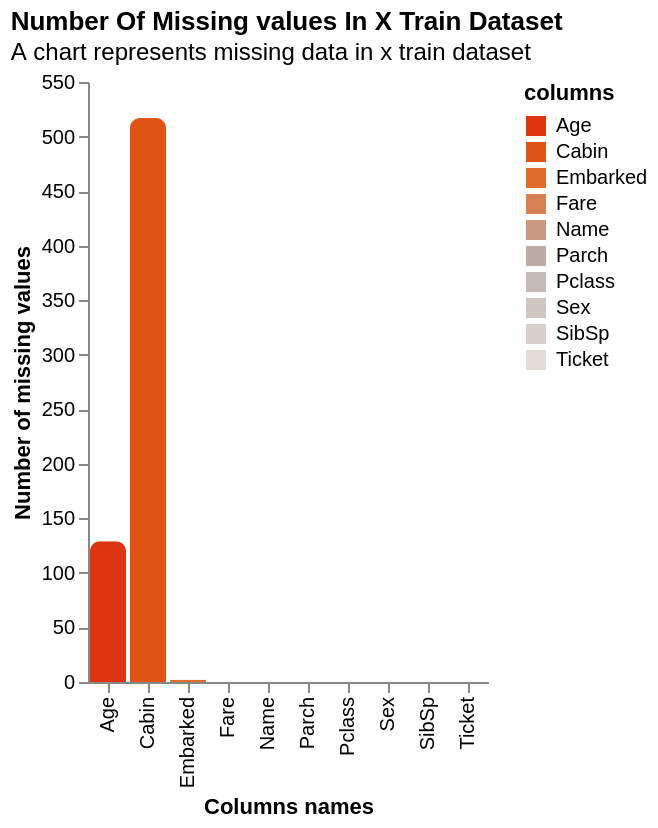

The code cell stored with this chart in its notebook:
### Code cell
plot_nan(train_x, name="x train dataset", only_nan=False)

### Figure 1 — Vega-Lite specification as saved in the notebook (floating-point values rounded to 4 significant figures)
{"$schema": "https://vega.github.io/schema/vega-lite/v5.20.1.json", "config": {"axis": {"grid": false}, "view": {"continuousHeight": 300, "continuousWidth": 300, "stroke": null}}, "data": {"name": "data-d5794200e74dffe056fb5be729247f2f"}, "datasets": {"data-d5794200e74dffe056fb5be729247f2f": [{"columns": "Pclass", "percent_nan": 0, "total_nan": 0}, {"columns": "Name", "percent_nan": 0, "total_nan": 0}, {"columns": "Sex", "percent_nan": 0, "total_nan": 0}, {"columns": "Age", "percent_nan": 19, "total_nan": 129}, {"columns": "SibSp", "percent_nan": 0, "total_nan": 0}, {"columns": "Parch", "percent_nan": 0, "total_nan": 0}, {"columns": "Ticket", "percent_nan": 0, "total_nan": 0}, {"columns": "Fare", "percent_nan": 0, "total_nan": 0}, {"columns": "Cabin", "percent_nan": 77, "total_nan": 517}, {"columns": "Embarked", "percent_nan": 0, "total_nan": 2}]}, "encoding": {"color": {"field": "columns", "legend": {"orient": "right"}, "scale": {"reverse": true, "scheme": "lightgreyred"}, "type": "nominal"}, "text": {"field": "columns", "type": "nominal"}, "tooltip": [{"field": "columns", "type": "nominal"}, {"field": "total_nan", "type": "quantitative"}, {"field": "percent_nan", "type": "quantitative"}], "x": {"field": "columns", "title": "Columns names", "type": "nominal"}, "y": {"field": "total_nan", "title": "Number of missing values", "type": "quantitative"}}, "mark": {"cornerRadiusTopLeft": 5, "cornerRadiusTopRight": 5, "type": "bar"}, "title": {"anchor": "start", "subtitle": "A chart represents missing data in x train dataset", "text": "Number Of Missing values In X Train Dataset"}}
